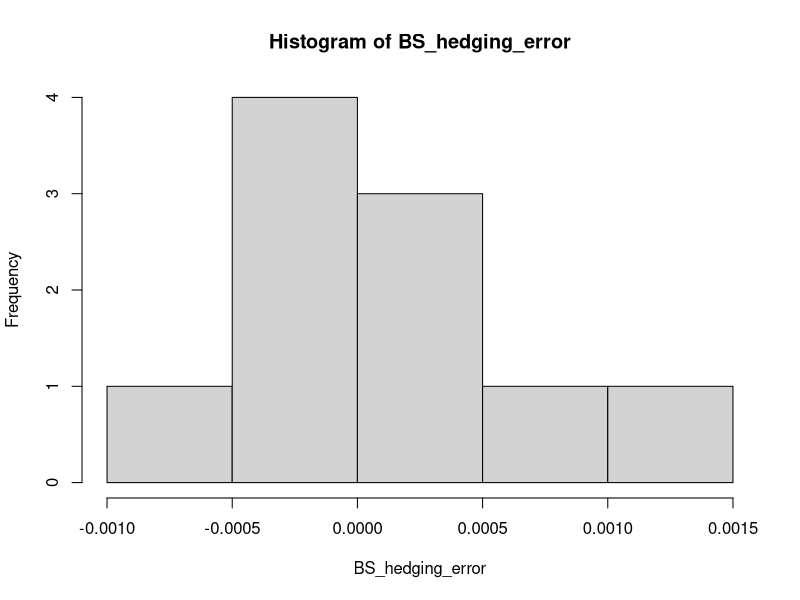
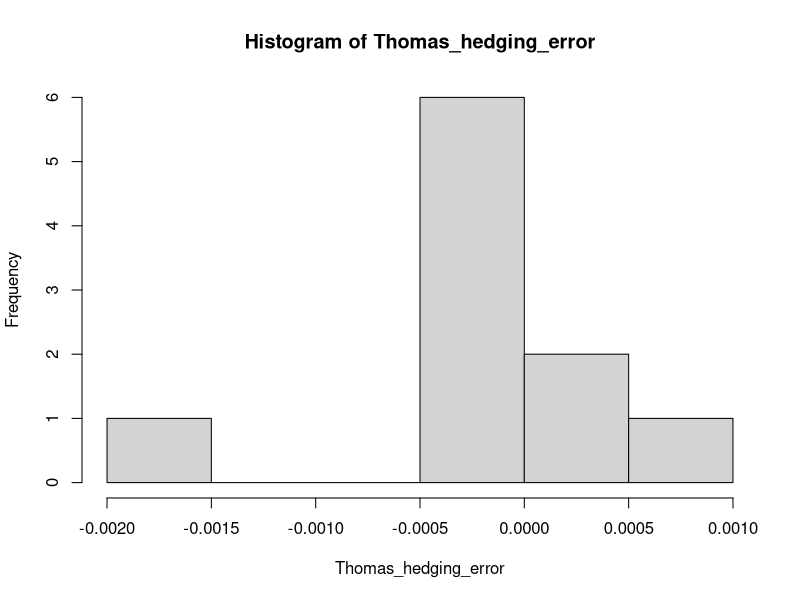
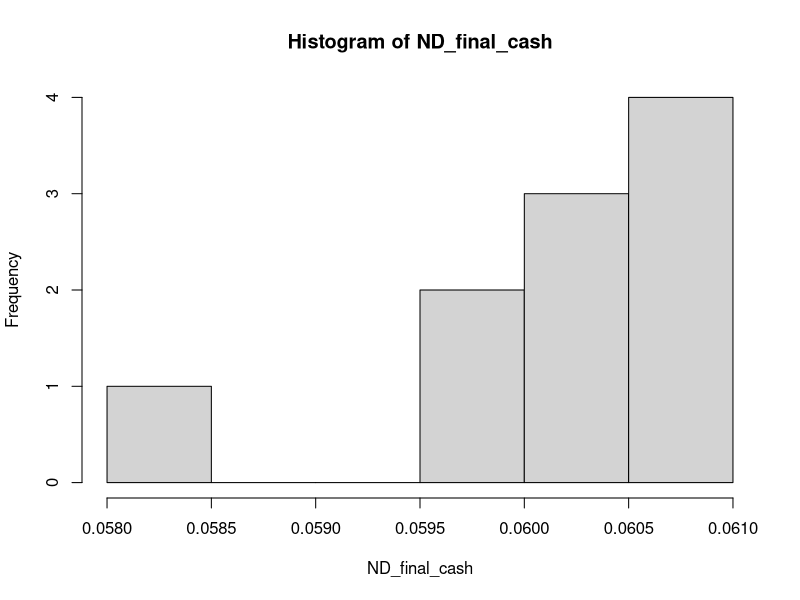
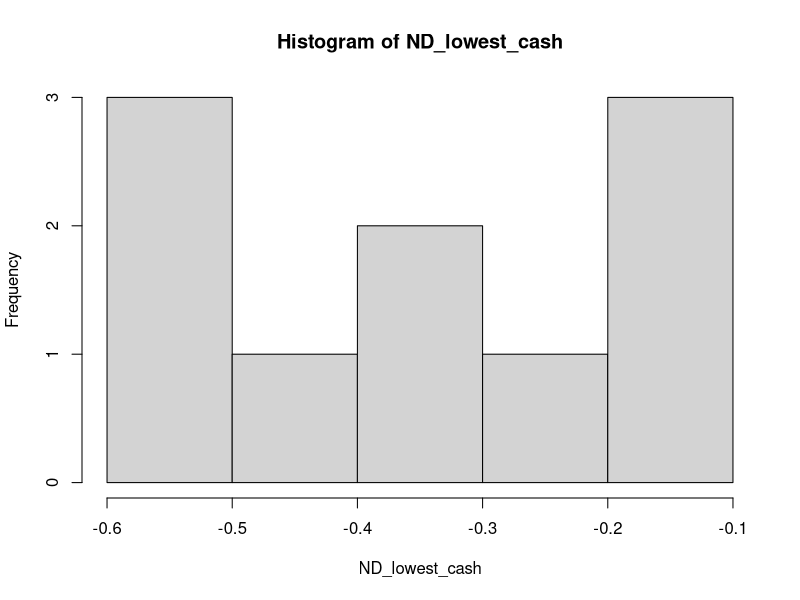

Recreate these plots in R, in order.
#=====================#
# DISCLAIMER
# This  code is provided "as is" and "with all faults" for educational and research use only.  
#   The author makes no representations or warranties of any kind concerning its correctness or 
#   suitability for any particular purposes.  Some numbers and graphs in published papers were
#   produced in Excel, not this code. If you find errors or ways to improve the code, please 
#   let me know at  R.G.ThomasNOSPAM AT kent.ac.uk
#=====================#

# Setting parameters
# To get Figure 6 in paper, use the following parameters here, then set RunNo = 3
#in "Graphing_of_replicating_portfolios.R":

# S = K = 1, b = 0.5, tau = 25, r = 0.015, q = 0.1,  sigma = 0.13, c = -0.0001, h =1, 
# seed = 1930, N = 50,400, nSim = 10.

S <- 1.0 #stock price at time t
K <- 1.0 #strike price  # DOESN'T MATTER for Net-delta (calls) strategy - K (or X) doesn't appear in formula
b <- 0.5 #barrier - for b = K case, set b just slightly less than K, to avoid divisions by zero problems.
tau <- 25 #time to maturity T - t (in years) 
r <- 0.015 #risk-free annual interest rate (convenient to set to zero)
q <- 0.01 #deferment rate (yield) (needs slightly different from r, to avoid division-by-zero problems in theta)
sigma <- 0.13 #annual volatility of the notional GBM price (standard deviation)

c <-  -0.0001 # to investigate limit on trading close to barrier: cannot trade when Y - b < c. 
#It turns out c has only marginal effect
#If don't want limit, set c to tiny neg number is safe (tiny discrepancies otherwise, prob from "Y = b exactly" cases).  
h <- 1 # hedging frequency - hedge every h time steps. Normally I just use 1.

set.seed(1930) #set the seed (if not set, it's taken from the computer clock)
N <- 50400 #N is number of time steps, e.g. 252 x 25 = 6300 steps for every working day over 25 years. 
nSim <- 10 #number of simulations (paths) 

#Check validity of inputs
stopifnot(b <= min(S,K), r!=q, K!=b)

#analytic prices
# z's as in the paper
z1 <- (log(S/K) + (r - q + 0.5*sigma^2)*tau)/(sigma*sqrt(tau))
z2 <- (log(b^2/(K*S)) + (r - q + 0.5*sigma^2)*tau)/(sigma*sqrt(tau))
z3 <- (log(S/b) + (r - q + 0.5*sigma^2)*tau)/(sigma*sqrt(tau))
z4 <- (log(b/S) + (r - q + 0.5*sigma^2)*tau)/(sigma*sqrt(tau))
theta <- 2*(r-q)/sigma^2


BS_call <- S*exp(-q*tau)*pnorm(z1) - K*exp(-r*(tau))*pnorm(z1-sigma*sqrt(tau)) #BS value call
BS_put <- -S*exp(-q*tau)*pnorm(-z1) + K*exp(-r*tau)*pnorm(-z1+sigma*sqrt(tau)) #BS value put

Analytic_barrier_call <- S*exp(-q*tau)*pnorm(z1) - K*exp(-r*(tau))*pnorm(z1-sigma*sqrt(tau))+
1/theta*(S*exp(-q*tau)*(b/S)^(1+theta)*pnorm(z2) - K*exp(-r*(tau))*(K/b)^(theta-1)*pnorm(z2-theta*sigma*sqrt(tau)))

Analytic_barrier_put <- K*exp(-r*tau)*pnorm(-z1+sigma*sqrt(tau)) - S*exp(-q*tau)*pnorm(-z1)-
b*exp(-r*tau)*pnorm(-z3+sigma*sqrt(tau)) + S*exp(-q*tau)*pnorm(-z3)+
1/theta*(b*exp(-r*tau)*pnorm(-z3+sigma*sqrt(tau)) - S*exp(-q*tau)*(b/S)^(1+theta)*(pnorm(z4)-pnorm(z2)) - K*exp(-r*tau)*(K/b)^(theta-1)*pnorm(z2-theta*sigma*sqrt(tau)))

Analytic_forward <- S * exp(-q * tau) - K * exp(-r *tau)

# z's for S = b, for lower limit for C-dashed
z1_dash <- (log(b/K) + (r - q + 0.5*sigma^2)*tau)/(sigma*sqrt(tau))
z2_dash <- (log(b^2/(K*b)) + (r - q + 0.5*sigma^2)*tau)/(sigma*sqrt(tau))
z3_dash <- (log(b/b) + (r - q + 0.5*sigma^2)*tau)/(sigma*sqrt(tau))
z4_dash  <- (log(b/b) + (r - q + 0.5*sigma^2)*tau)/(sigma*sqrt(tau))


Lower_limit_for_C_dashed <- b * exp(-q * tau) - K * exp(-r *tau) + 
    K*exp(-r*tau)*pnorm(-z1_dash+sigma*sqrt(tau)) - b*exp(-q*tau)*pnorm(-z1_dash)-
    b*exp(-r*tau)*pnorm(-z3_dash+sigma*sqrt(tau)) + b*exp(-q*tau)*pnorm(-z3_dash)+
    1/theta*(b*exp(-r*tau)*pnorm(-z3_dash+sigma*sqrt(tau)) - 
    b*exp(-q*tau)*(b/b)^(1+theta)*(pnorm(z4_dash)-pnorm(z2_dash)) - 
    K*exp(-r*tau)*(K/b)^(theta-1)*pnorm(z2_dash-theta*sigma*sqrt(tau)))

  
# Compute the Monte Carlo prices 

dt <- tau/N #length of each time sub interval
Z <-  matrix(rnorm(nSim*N, mean=0, sd=1),nrow = nSim, ncol = N) #standard normal sample of N elements
dW <- Z*sqrt(dt) #Brownian motion increments (nSim simulations) x (N increments)
X <- matrix(numeric(nSim*N), nrow = nSim, ncol = N)
b_as_matrix <- matrix(numeric(nSim*N), nrow = nSim, ncol = N)
B <- matrix(numeric(nSim*N), nrow = nSim, ncol = N)
B_running_max <- matrix(numeric(nSim*N), nrow = nSim, ncol = N)
Y <- matrix(numeric(nSim*N), nrow = nSim, ncol = N)
Y_log_change <- matrix(numeric(nSim*(N-1)), nrow = nSim, ncol = N-1) 
Y_T <- vector(length=nSim) 
Y_T_log_change <- vector(length=nSim)
Intrinsic_value_of_call <-matrix(numeric(nSim*N), nrow = nSim, ncol = N)
Intrinsic_value_of_put <-matrix(numeric(nSim*N), nrow = nSim, ncol = N)
                         
X[,1] <- S
Y[,1] <- S
b_as_matrix[,] <- b
B_running_max[,1] <- b_as_matrix[,1]/X[,1]

Option_payoff_bought_put <- numeric(nSim)

Option_exercise_payment_bought_put <- numeric(nSim)


BS_final_cash <-numeric(nSim)
BS_final_stock <-numeric(nSim)
BS_hedging_error <- numeric(nSim)

Thomas_final_cash <-numeric(nSim)
Thomas_final_stock <-numeric(nSim)
Thomas_hedging_error <- numeric(nSim)

Thomas_call_final_cash <-numeric(nSim)
Thomas_call_final_stock <-numeric(nSim)
Thomas_call_hedging_error <- numeric(nSim)

Lowest_difference_replicating_portfolios <- numeric(nSim)
Lowest_difference_forward_replicating_portfolios <- numeric(nSim)


ND_final_stock <- numeric(nSim)
ND_final_cash <- numeric(nSim)
ND_lowest_cash <- numeric(nSim)
ND_lowest_portfolio_value <- numeric(nSim)
ND_lowest_LTV <- numeric(nSim)

negative_cases <- matrix(nrow = 0, ncol=5)
barrier_touches <- matrix(nrow = 0, ncol=3)
Y_saved <-matrix(nrow=nSim, ncol=N)
ND_cash_account_saved <-matrix(nrow=nSim, ncol=N)
ND_portfolio_value_saved <-matrix(nrow=nSim, ncol=N)
ND_delta_most_recent_permitted_trade_saved <- matrix(nrow=nSim, ncol=N)
ND_LTV_saved <-matrix(nrow=nSim, ncol=N)


#Black-Scholes replication of barrier put    

BS_delta_bought_put <- matrix(numeric(nSim*N), nrow = nSim, ncol = N)
BS_delta_bought_put_most_recent_permitted_trade <- matrix(numeric(nSim*N), nrow = nSim, ncol = N)
BS_stock_position_before_trade <- matrix(numeric(nSim*N), nrow = nSim, ncol = N)
BS_stock_position_after_trade <- matrix(numeric(nSim*N), nrow = nSim, ncol = N)
BS_trade_size <- matrix(numeric(nSim*N), nrow = nSim, ncol = N)
BS_cash_account <- matrix(numeric(nSim*N), nrow = nSim, ncol = N)
BS_replicating_portfolio <- matrix(numeric(nSim*N), nrow = nSim, ncol = N)

BS_delta_bought_put[,1] <- exp(-q*tau)*(pnorm(z1)-1) #negative number
BS_stock_position_after_trade[,1] <- BS_delta_bought_put[1] 
BS_cash_account[,1] <-  -S * BS_delta_bought_put[1] + BS_put 
BS_delta_bought_put_most_recent_permitted_trade[,1] <-BS_delta_bought_put[,1] 
#opening the position always permitted
BS_replicating_portfolio[,1] <- BS_stock_position_after_trade[,1] * Y[,1] + BS_cash_account[,1]
BS_trade_size[,1] <- 0
  
#Thomas put replication 
Thomas_delta_bought_put <- matrix(numeric(nSim*N), nrow = nSim, ncol = N)
Thomas_delta_bought_put_most_recent_permitted_trade <- matrix(numeric(nSim*N), nrow = nSim, ncol = N)
Thomas_stock_position_after_trade <- matrix(numeric(nSim*N), nrow = nSim, ncol = N)
Thomas_trade_size <- matrix(numeric(nSim*N), nrow = nSim, ncol = N)
Thomas_cash_account <- matrix(numeric(nSim*N), nrow = nSim, ncol = N)
Thomas_replicating_portfolio <- matrix(numeric(nSim*N), nrow = nSim, ncol = N)
Thomas_replicating_portfolio_log_change <- matrix(numeric(nSim*(N-1)), nrow = nSim, ncol = N-1)
Thomas_synthetic_call_replicating_portfolio <- matrix(numeric(nSim*N), nrow = nSim, ncol = N)
Difference_put_replicating_portfolios <- matrix(numeric(nSim*N), nrow = nSim, ncol = N)

Thomas_z1 <- matrix(numeric(nSim*N), nrow = nSim, ncol = N)
Thomas_z2 <- matrix(numeric(nSim*N), nrow = nSim, ncol = N)
Thomas_z3 <- matrix(numeric(nSim*N), nrow = nSim, ncol = N)
Thomas_z4 <- matrix(numeric(nSim*N), nrow = nSim, ncol = N)
  
Thomas_delta_bought_put[,1] <- exp(-q*tau)*(pnorm(z1) - pnorm(z3) + (b/S)^(1+theta)*(pnorm(z4)-pnorm(z2)))
Thomas_stock_position_after_trade[,1] <- Thomas_delta_bought_put[,1] # same as above
Thomas_cash_account[,1] <- - S * Thomas_delta_bought_put[,1] + Analytic_barrier_put 
#first term is positive, becasue for a bought put we go short the asset. 
Thomas_replicating_portfolio[,1] <- Thomas_stock_position_after_trade[,1] * Y[,1] + 
                                   Thomas_cash_account[,1]
Thomas_delta_bought_put_most_recent_permitted_trade[,1] <-Thomas_delta_bought_put[,1] 
#opening the position always permitted
Thomas_trade_size[,1] <- 0

Thomas_synthetic_call_replicating_portfolio[,1] <-  Thomas_stock_position_after_trade[,1] *Y[,1]+
  Thomas_cash_account[,1] +
  Y[,1]*exp(-q*tau) - K*exp(-r*tau)


#Thomas call replication

Thomas_delta_bought_call <- matrix(numeric(nSim*N), nrow = nSim, ncol = N)
Thomas_delta_bought_call_most_recent_permitted_trade <- matrix(numeric(nSim*N), nrow = nSim, ncol = N)
Thomas_call_stock_position_after_trade <- matrix(numeric(nSim*N), nrow = nSim, ncol = N)
Thomas_call_trade_size <- matrix(numeric(nSim*N), nrow = nSim, ncol = N)
Thomas_call_cash_account <- matrix(numeric(nSim*N), nrow = nSim, ncol = N)
Thomas_call_replicating_portfolio <- matrix(numeric(nSim*N), nrow = nSim, ncol = N)
Thomas_synthetic_put_replicating_portfolio <- matrix(numeric(nSim*N), nrow = nSim, ncol = N)
Thomas_synthetic_put_replicating_portfolio_log_change <- matrix(numeric(nSim*(N-1)), nrow = nSim, ncol = N-1)
Difference_call_replicating_portfolios <- matrix(numeric(nSim*N), nrow = nSim, ncol = N)

#Forward F' and synthetic forward F, replication

Forward_replicating_portfolio <- matrix(numeric(nSim*N), nrow = nSim, ncol = N)
Forward_replicating_portfolio_log_change <- matrix(numeric(nSim*(N-1)), nrow = nSim, ncol = N-1)
Synthetic_forward_replicating_portfolio <- matrix(numeric(nSim*N), nrow = nSim, ncol = N)
Synthetic_forward_replicating_portfolio_log_change <- matrix(numeric(nSim*(N-1)), nrow = nSim, ncol = N-1)
Difference_forward_replicating_portfolios <- matrix(numeric(nSim*N), nrow = nSim, ncol = N)

Thomas_delta_bought_call <- matrix(numeric(nSim*N), nrow = nSim, ncol = N)
Thomas_delta_bought_call_most_recent_permitted_trade <- matrix(numeric(nSim*N), nrow = nSim, ncol = N)
Thomas_call_stock_position_after_trade <- matrix(numeric(nSim*N), nrow = nSim, ncol = N)
Thomas_call_trade_size <- matrix(numeric(nSim*N), nrow = nSim, ncol = N)
Thomas_call_cash_account <- matrix(numeric(nSim*N), nrow = nSim, ncol = N)
Thomas_call_replicating_portfolio <- matrix(numeric(nSim*N), nrow = nSim, ncol = N)

Thomas_synthetic_put_replicating_portfolio <- matrix(numeric(nSim*N), nrow = nSim, ncol = N)
Thomas_synthetic_put_replicating_portfolio_log_change <- matrix(numeric(nSim*(N-1)), nrow = nSim, ncol = N-1)
Interim_rolled_up_difference_in_analytic_call_prices <- matrix(numeric(nSim*N), nrow = nSim, ncol = N)
Thomas_synthetic_call_replicating_portfolio_as_multiple_of_rolled_up_difference_in_analytic_call_prices <- 
  matrix(numeric(nSim*N), nrow = nSim, ncol = N)
Thomas_synthetic_call_replicating_portfolio_minus_intrinsic_value_of_call <- 
  matrix(numeric(nSim*N), nrow = nSim, ncol = N)
Thomas_call_replicating_portfolio_minus_intrinsic_value_of_call <- matrix(numeric(nSim*N), nrow = nSim, ncol = N)

Thomas_delta_bought_call[,1] <- exp(-q*tau)*(pnorm(z1) - (b/S)^(1+theta)*pnorm(z2))
#using z1, z2 from top of program...OK at time 1.
Thomas_call_stock_position_after_trade[,1] <- Thomas_delta_bought_call[,1] # same as above
Thomas_call_cash_account[,1] <- -S * Thomas_delta_bought_call[,1] + Analytic_barrier_call 
#Negative number, as for BS, for low barrier. Can be positive for high barrier (when
#the delta of the Thomas call gets low).
Thomas_call_replicating_portfolio[,1] <- Thomas_call_stock_position_after_trade[,1] * Y[,1] + 
  Thomas_call_cash_account[,1]
Thomas_delta_bought_call_most_recent_permitted_trade[,1] <- Thomas_delta_bought_call[,1] 
#opening the position always permitted
Thomas_call_trade_size[,1] <- 0

Thomas_synthetic_put_replicating_portfolio[,1] <-  Thomas_call_replicating_portfolio[,1] -
                                                     (Y[,1]*exp(-q*tau) - K*exp(-r*tau))

Difference_put_replicating_portfolios[,1] <- Thomas_synthetic_put_replicating_portfolio[,1] - 
                                                Thomas_replicating_portfolio[,1]  

Interim_rolled_up_difference_in_analytic_call_prices[,1] <- Analytic_barrier_call - 
                                                           (Analytic_forward + Analytic_barrier_put)

Thomas_synthetic_call_replicating_portfolio_as_multiple_of_rolled_up_difference_in_analytic_call_prices[,1] <-
  Thomas_synthetic_call_replicating_portfolio[,1] /  Interim_rolled_up_difference_in_analytic_call_prices[,1]


#Forward F and synthetic forward F*, replication
Forward_replicating_portfolio[,1] <- Y[,1]* exp(-q * tau) - K * exp(-r*tau)
Synthetic_forward_replicating_portfolio[,1] <- Thomas_call_replicating_portfolio[,1] -
                 Thomas_replicating_portfolio[,1]
Difference_forward_replicating_portfolios[,1] <- Synthetic_forward_replicating_portfolio[,1] -
                                                     Forward_replicating_portfolio[,1]
                                   

#Net delta (ND)
ND_delta <- matrix(numeric(nSim*N), nrow = nSim, ncol = N)
ND_delta_most_recent_permitted_trade <- matrix(numeric(nSim*N), nrow = nSim, ncol = N)
ND_stock_position_before_trade <- matrix(numeric(nSim*N), nrow = nSim, ncol = N)
ND_stock_position_after_trade <- matrix(numeric(nSim*N), nrow = nSim, ncol = N)
ND_trade_size <- matrix(numeric(nSim*N), nrow = nSim, ncol = N)
ND_cash_account <- matrix(numeric(nSim*N), nrow = nSim, ncol = N)
ND_portfolio_value <- matrix(numeric(nSim*N), nrow = nSim, ncol = N)
ND_stock_value_after_trade <- matrix(numeric(nSim*N), nrow = nSim, ncol = N)
ND_stock_value_log_change <- matrix(numeric(nSim*(N-1)), nrow = nSim, ncol = N-1)
ND_LTV <- matrix(numeric(nSim*N), nrow = nSim, ncol = N)

ND_delta[,1] <- exp(-q*tau)*(1 - pnorm(z3) + (b/S)^(1+theta)*(pnorm(z4)))
ND_stock_position_after_trade[,1] <- ND_delta[,1]
ND_cash_account[,1] <-  -S *ND_delta[,1] # DON'T put initial put valuation here - just
#doing the delta hedging WITHOUT replicating the two offsetting strikes.
ND_portfolio_value[,1] <-  ND_cash_account[,1] + ND_stock_position_after_trade[,1] *Y[,1]
ND_stock_value_after_trade[,1] <-  ND_stock_position_after_trade[,1] *Y[,1]
ND_delta_most_recent_permitted_trade[,1] <- ND_delta[,1]
ND_trade_size[,1] <- 0

  
#Then do the loop - with hedging every h time steps
  
for(j in 2:N){
    
    X[,j] <- X[,j-1]*exp((r - q -0.5 * sigma^2)*dt + sigma*dW[,j]) 
    B[,j] <- b_as_matrix[,j]/X[,j]
    B_running_max[,j] <- ifelse(B[,j] > B_running_max[,j-1], B[,j], B_running_max[,j-1])
    Y[,j] <- X[,j]*pmax(1,B_running_max[,j])
    Y_log_change[,j-1] <- log(Y[,j]) - log(Y[,j-1]) 
    
    #First for BS put hedging 
   
      # If(j %% h > 0) branch (j modulo h) says: if we're not at a hedging day, 
      #  just maintain the existing cash and stock positions.
      
    
      if(j %% h > 0) {
        BS_cash_account[,j] <- BS_cash_account[,j-1] * exp(r*dt) + BS_stock_position_after_trade[,j-1] *Y[,j] * q *dt 
        BS_stock_position_after_trade[,j] <- BS_stock_position_after_trade[,j-1]
        BS_delta_bought_put_most_recent_permitted_trade[,j] <- BS_delta_bought_put_most_recent_permitted_trade[,j-1]
        
      }else{
        
        BS_delta_bought_put[,j] <- exp(-q*tau*(1-j/N))*(pnorm((log(Y[,j]/K) + 
                                     (r- q +0.5*sigma^2)*(tau*(1-j/N)))/(sigma*sqrt(tau*(1-j/N))))-1)
        
        BS_trade_size[,j] <- ifelse(Y[,j] - b < c, 0, BS_delta_bought_put[,j] - 
                                      BS_delta_bought_put_most_recent_permitted_trade[,j-1])
        BS_stock_position_after_trade[,j] <- BS_stock_position_after_trade[,j-1] + BS_trade_size[,j] 
        BS_cash_account[,j] <- BS_cash_account[,j-1] * exp(r*dt) + 
                                 BS_stock_position_after_trade[,j-1] *Y[,j] * q *dt - BS_trade_size[,j] * Y[,j] 
        BS_delta_bought_put_most_recent_permitted_trade[,j] <- ifelse(Y[,j] - b < c, 
                                                                BS_delta_bought_put_most_recent_permitted_trade[,j-1],
                                                                 BS_delta_bought_put[,j]) 
        BS_replicating_portfolio[,j] <- BS_stock_position_after_trade[,j] *Y[,j] + BS_cash_account[,j]
        
      }    


    #Then for Thomas put hedging
    
    Thomas_z1[,j] <-(log(Y[,j]/K) +(r - q +0.5*sigma^2)*(tau*(1-j/N)))/(sigma*sqrt(tau*(1-j/N)))
    Thomas_z2[,j] <-(log(b^2/(K*Y[,j])) +(r - q +0.5*sigma^2)*(tau*(1-j/N)))/(sigma*sqrt(tau*(1-j/N)))
    Thomas_z3[,j] <-(log(Y[,j]/b) +(r - q + 0.5*sigma^2)*(tau*(1-j/N)))/(sigma*sqrt(tau*(1-j/N)))
    Thomas_z4[,j] <-(log(b/Y[,j]) +(r - q + 0.5*sigma^2)*(tau*(1-j/N)))/(sigma*sqrt(tau*(1-j/N)))
 
    if(j %% h > 0) {
      Thomas_cash_account[,j] <- Thomas_cash_account[,j-1] * exp(r*dt) + 
                                   Thomas_stock_position_after_trade[,j-1] *Y[,j] * q *dt
      Thomas_stock_position_after_trade[,j] <- Thomas_stock_position_after_trade[,j-1]
      Thomas_delta_bought_put_most_recent_permitted_trade[,j] <- Thomas_delta_bought_put_most_recent_permitted_trade[,j-1]
    
       }else{
    
           if (j!=N) {
           Thomas_delta_bought_put[,j] <- exp(-q*tau*(1-j/N))*(pnorm(Thomas_z1[,j]) - pnorm(Thomas_z3[,j]) +
             (b/Y[,j])^(1+theta) * (pnorm(Thomas_z4[,j]) - pnorm(Thomas_z2[,j])))
           } else {
           Thomas_delta_bought_put[,j] <- ifelse(K < Y[,j], -1, 0)
          
            }
    
       Thomas_trade_size[,j] <- ifelse(Y[,j] - b < c, 0, Thomas_delta_bought_put[,j] - 
                                         Thomas_delta_bought_put_most_recent_permitted_trade[,j-1])
       Thomas_stock_position_after_trade[,j] <- Thomas_stock_position_after_trade[,j-1] + Thomas_trade_size[,j]
       Thomas_cash_account[,j] <- Thomas_cash_account[,j-1] * exp(r*dt) + 
                                     Thomas_stock_position_after_trade[,j-1] *Y[,j] * q *dt -
                                     Thomas_trade_size[,j] * Y[,j]
    
       Thomas_delta_bought_put_most_recent_permitted_trade[,j] <- ifelse(Y[,j] - b < c, 
             Thomas_delta_bought_put_most_recent_permitted_trade[,j-1], Thomas_delta_bought_put[,j])
    
       #Now set the delta manually if at last step
       if (j!=N) {
         Thomas_replicating_portfolio[,j] <- Thomas_stock_position_after_trade[,j] *Y[,j] +
           Thomas_cash_account[,j]
       }else{
         Thomas_replicating_portfolio[,j] <-  Thomas_delta_bought_put[,j]*Y[,j] +
           Thomas_cash_account[,j]
       }
       
       
    if (j!=N) {
      Thomas_synthetic_call_replicating_portfolio[,j] <- Thomas_stock_position_after_trade[,j]*Y[,j] +
        Thomas_cash_account[,j] + Y[,j]*exp(-q*tau*(1-j/N)) - K * exp(-r*tau*(1-j/N))
    }else{
      Thomas_synthetic_call_replicating_portfolio[,j] <-  Thomas_delta_bought_put[,j]*Y[,j] +
        Thomas_cash_account[,j] + Y[,j]*exp(-q*tau*(1-j/N)) - K * exp(-r*tau*(1-j/N))
      
    }
    # set the delta manually if at last step
    
    Interim_rolled_up_difference_in_analytic_call_prices[,j] <- 
         (Analytic_barrier_call - (Analytic_forward + Analytic_barrier_put))*exp(r * tau * j/N)
    
    Thomas_synthetic_call_replicating_portfolio_as_multiple_of_rolled_up_difference_in_analytic_call_prices[,j] <-
        Thomas_synthetic_call_replicating_portfolio[,j] /  Interim_rolled_up_difference_in_analytic_call_prices[,j]
    
    Intrinsic_value_of_call[,j] <- pmax(Y[,j]- K,0)
    Intrinsic_value_of_put[,j] <- pmax(K - Y[,j],0)
    
    Thomas_synthetic_call_replicating_portfolio_minus_intrinsic_value_of_call[,j] <-
      Thomas_synthetic_call_replicating_portfolio[,j] - Intrinsic_value_of_call[,j]
      
    }
    
     #Then for Thomas call hedging 
    
    # Already calculated the required column of z_1[,j] and column of z_2[,j] above

    if(j %% h > 0) {
      Thomas_call_cash_account[,j] <- Thomas_call_cash_account[,j-1] * exp(r*dt) + Thomas_call_stock_position_after_trade[,j-1] *Y[,j] * q *dt
      Thomas_call_stock_position_after_trade[,j] <- Thomas_call_stock_position_after_trade[,j-1]
      Thomas_delta_bought_call_most_recent_permitted_trade[,j] <- Thomas_delta_bought_call_most_recent_permitted_trade[,j-1]    
     
       }else{
      
      
          if (j!=N) {
          Thomas_delta_bought_call[,j] <- exp(-q*tau*(1-j/N))*(pnorm(Thomas_z1[,j]) -
                                                             (b/Y[,j])^(1+theta) * pnorm(Thomas_z2[,j]))
           } else {
          Thomas_delta_bought_call[,j] <- ifelse(K < Y[,j], 1, 0)
          }
    # Setting the final delta manually avoids the deep bug of z2, z3, z4 evaluating as 0/0 if Y_T[i,j]] = b 
    #   and time remaining = 0. 
    
       
         Thomas_call_trade_size[,j] <- ifelse(Y[,j] - b < c, 0, Thomas_delta_bought_call[,j] - Thomas_delta_bought_call_most_recent_permitted_trade[,j-1])
         Thomas_call_stock_position_after_trade[,j] <- Thomas_call_stock_position_after_trade[,j-1] + Thomas_call_trade_size[,j]
         Thomas_call_cash_account[,j] <- Thomas_call_cash_account[,j-1] * exp(r*dt) + Thomas_call_stock_position_after_trade[,j-1] *Y[,j] * q *dt -
                                          Thomas_call_trade_size[,j] * Y[,j]
         
         Thomas_delta_bought_call_most_recent_permitted_trade[,j] <- ifelse(Y[,j] - b < c, 
                 Thomas_delta_bought_call_most_recent_permitted_trade[,j-1], Thomas_delta_bought_call[,j])        
         
         #Now set the delta manually if at last step
         if (j!=N) {
         Thomas_call_replicating_portfolio[,j] <- Thomas_call_stock_position_after_trade[,j] *Y[,j] +
                                                      Thomas_call_cash_account[,j]
         }else{
          Thomas_call_replicating_portfolio[,j] <-  Thomas_delta_bought_call[,j]*Y[,j] +
                                                       Thomas_call_cash_account[,j]
          }
         
         if (j!=N) {
           Thomas_synthetic_put_replicating_portfolio[,j] <- Thomas_call_replicating_portfolio[,j] -
                                                               (Y[,j]*exp(-q*tau*(1-j/N)) - K * exp(-r*tau*(1-j/N)))
         }else{
           Thomas_synthetic_put_replicating_portfolio[,j] <-  Thomas_delta_bought_call[,j]*Y[,j] +
             Thomas_call_cash_account[,j] - (Y[,j]*exp(-q*tau*(1-j/N)) - K * exp(-r*tau*(1-j/N)))
         } 
         #Synthetic put has to go here, where call calc has just been done
         
         Difference_put_replicating_portfolios[,j] <- Thomas_synthetic_put_replicating_portfolio[,j] - 
                                                         Thomas_replicating_portfolio[,j] 
         
         Difference_call_replicating_portfolios[,j] <- Thomas_call_replicating_portfolio[,j] - 
                                                         Thomas_synthetic_call_replicating_portfolio[,j]  
         
         
         Thomas_call_replicating_portfolio_minus_intrinsic_value_of_call[,j] <-
           Thomas_call_replicating_portfolio[,j] - Intrinsic_value_of_call[,j]
         
         
         
       }     
    
    #Forward F and synthetic forward F*, replication
    
    Forward_replicating_portfolio[,j] <- Y[,j]*exp(-q*tau*(1-j/N)) - K * exp(-r*tau*(1-j/N))
    Synthetic_forward_replicating_portfolio[,j] <-  Thomas_call_replicating_portfolio[,j] -
                                                         Thomas_replicating_portfolio[,j]
    
    Forward_replicating_portfolio_log_change[,j-1] <- log(Y[,j]) - log(Y[,j-1])
    # only the change in the stock position counts as volatility, not the flow of yield or interest
    Synthetic_forward_replicating_portfolio_log_change[,j-1] <- 
      log(max(abs(Thomas_call_stock_position_after_trade[,j] - Thomas_stock_position_after_trade[,j]) *Y[,j], 0.0000001)) -  
      (log(max(abs(Thomas_call_stock_position_after_trade[,j-1] - Thomas_stock_position_after_trade[,j-1]) *Y[,j-1], 0.0000001)))
    #ditto  
        
    Difference_forward_replicating_portfolios[,j] <- Synthetic_forward_replicating_portfolio[,j] -
                                                         Forward_replicating_portfolio[,j]
    
    #Then for the Net Delta 

   
        if(j %% h > 0) {
          ND_cash_account[,j] <- ND_cash_account[,j-1] * exp(r*dt) + ND_stock_position_after_trade[,j-1] *Y[,j] * q *dt
          ND_stock_position_after_trade[,j] <- ND_stock_position_after_trade[,j-1]
          ND_delta_most_recent_permitted_trade[,j] <- ND_delta_most_recent_permitted_trade[,j-1]
          
        }else{
          if (j!=N) {
            ND_delta[,j] <- exp(-q*tau*(1-j/N))*(1 - pnorm(Thomas_z3[,j]) +
                                                   (b/Y[,j])^(1+theta) * (pnorm(Thomas_z4[,j])))
          } else {
            ND_delta[,j] <- 0 # The net delta at maturity must be 0
          }
        
        }   
        
        
        ND_trade_size[,j] <- ifelse(Y[,j] - b < c, 0, ND_delta[,j] - ND_delta_most_recent_permitted_trade[,j-1])
        ND_stock_position_after_trade[,j] <- ND_stock_position_after_trade[,j-1] + ND_trade_size[,j]
        ND_cash_account[,j] <- ND_cash_account[,j-1] * exp(r*dt) + ND_stock_position_after_trade[,j-1] *Y[,j] * q *dt -
                      ND_trade_size[,j] * Y[,j]
        ND_portfolio_value[,j] <- ND_cash_account[,j] + ND_stock_position_after_trade[,j]*Y[,j]
        ND_stock_value_after_trade[,j] <- ND_stock_position_after_trade[,j]*Y[,j]
        ND_stock_value_log_change[,j-1] <- 
                  log(max(ND_stock_value_after_trade[,j]*Y[,j], 0.0000001)) -
                                   log(max(ND_stock_value_after_trade[,j-1]*Y[,j-1], 0.0000001))         
        
        
        
        ND_LTV[,j] <- pmin(ND_cash_account[,j],0)/(ND_stock_position_after_trade[,j] *Y[,j])
        
        
        ND_delta_most_recent_permitted_trade[,j] <- ifelse (Y[,j] - b < c, 
                ND_delta_most_recent_permitted_trade[,j-1], ND_delta[,j])

      
} # end of N steps


#=================#
   

ND_LTV[,N] <- 0 
# Set every LTV to 0 at time N (else stock position going to zero at time N gives spuriously large LTV)
  
Y_T <- Y[,N]

Y_T_log_change <- log(Y[,N]) - log(Y[,1])
  
 
Option_payoff_bought_put <-  pmax(K - Y_T,0)# pmax is "parallel maximum" of 2 vectors.
Option_payoff_bought_call <- pmax(Y_T - K,0)
  
#First for BS replication

BS_final_cash <- BS_cash_account[,j]
BS_final_stock <-  BS_stock_position_after_trade[,j]


BS_hedging_error <- ((BS_final_cash + BS_final_stock * Y_T) - Option_payoff_bought_put)
# ("proceeds of replication scheme" - "option payoff")

#Then for Thomas bought put replication
  

Thomas_final_cash <-  Thomas_cash_account[,j]

Thomas_final_stock <-  Thomas_stock_position_after_trade[,j]

Thomas_hedging_error <- (Thomas_final_cash + Thomas_final_stock * Y_T) - Option_payoff_bought_put
  

#Then for Thomas bought call replication

Thomas_call_final_cash <- Thomas_call_cash_account[,j]
Thomas_call_final_stock <-  Thomas_call_stock_position_after_trade[,j]


Thomas_call_hedging_error <- ((Thomas_call_final_cash + Thomas_call_final_stock * Y_T) - Option_payoff_bought_call)

Lowest_forward_replicating_portfolio <- apply(Forward_replicating_portfolio,1,min)
Time_of_lowest_forward_replicating_portfolio <- apply(Forward_replicating_portfolio,1,which.min)

Lowest_Thomas_synthetic_call_replicating_portfolio <- apply(Thomas_synthetic_call_replicating_portfolio,1,min)
Time_of_lowest_Thomas_synthetic_call_replicating_portfolio <- 
  apply(Thomas_synthetic_call_replicating_portfolio,1,which.min)


Lowest_Thomas_synthetic_call_replicating_portfolio_as_multiple_of_rolled_up_difference_in_analytic_call_prices <-
  apply(Thomas_synthetic_call_replicating_portfolio_as_multiple_of_rolled_up_difference_in_analytic_call_prices,1,min)
Time_of_lowest_Thomas_synthetic_call_replicating_portfolio_as_multiple_of_rolled_up_difference_in_analytic_call_prices <-
  apply(Thomas_synthetic_call_replicating_portfolio_as_multiple_of_rolled_up_difference_in_analytic_call_prices,1,which.min)

Lowest_Thomas_synthetic_call_replicating_portfolio_minus_intrinsic_value_of_call <-
      apply(Thomas_synthetic_call_replicating_portfolio_minus_intrinsic_value_of_call,1,min)
Time_of_lowest_Thomas_synthetic_call_replicating_portfolio_minus_intrinsic_value_of_call <-
      apply(Thomas_synthetic_call_replicating_portfolio_minus_intrinsic_value_of_call,1,which.min)

Lowest_Thomas_call_replicating_portfolio_minus_intrinsic_value_of_call <-
  apply(Thomas_call_replicating_portfolio_minus_intrinsic_value_of_call,1,min)
Time_of_lowest_Thomas_call_replicating_portfolio_minus_intrinsic_value_of_call <-
  apply(Thomas_call_replicating_portfolio_minus_intrinsic_value_of_call,1,which.min)


Lowest_difference_put_replicating_portfolios <- apply(Difference_put_replicating_portfolios,1,min)
Lowest_difference_call_replicating_portfolios <- apply(Difference_call_replicating_portfolios,1,min)
Lowest_difference_forward_replicating_portfolios <- apply(Difference_forward_replicating_portfolios,1,min)

#Then for the Net Delta

ND_final_cash <- ND_cash_account[,j] + ND_stock_position_after_trade[,j] *Y[,j]


ND_lowest_cash <- apply(ND_cash_account,1,min) # returns vector: the lowest values from each row of the matrix
ND_lowest_portfolio_value <- apply(ND_portfolio_value,1,min)
Time_of_lowest_ND_portfolio_value <- apply(ND_portfolio_value,1,which.min)
ND_lowest_LTV <- apply(ND_LTV,1,min)
  

# STORING CASES WHERE BARRIER IS TOUCHED, IF WANT TO INSPECT (but it turns out there is nothing very interesting)
  
#if(sum(Y - b < 1e-6) > 0){
#
# barrier_touches <- rbind(barrier_touches, c(k, sum(Y[,]-b < 1e-6), round(ND_final_cash[k], digits=5)))
#
#  }
  
#break statement if want to stop and inspect a case - set number to the case number
#if (k+1 > 1288) break
  
#sTORING DETAILS OF NEGATIVE CASES
  
#  if (ND_final_cash[k] < 0) {
#    
#    negative_cases <- rbind(negative_cases, c(k, sum(Y-b < 1e-6), round(ND_final_cash[k], digits=5),
#                         round(ND_lowest_portfolio_value[k], digits=5), round(ND_lowest_LTV[k], digits=5)))
#    Y_saved[k,] <- Y #only way can get this to work - silly
#    ND_cash_account_saved[k,] <-ND_cash_account
#    ND_portfolio_value_saved[k,] <-ND_portfolio_value
#    ND_delta_most_recent_permitted_trade_saved[k,] <- ND_delta_most_recent_permitted_trade
#    
#    ND_LTV_saved[k,] <- ND_LTV
    
#  }
  

payoff_expiry_call <-pmax(Y_T-K,0) 
expected_payoff_call <- mean(payoff_expiry_call)
Monte_Carlo_call_price <- exp(-r*(tau))*expected_payoff_call

payoff_expiry_put <-pmax(K-Y_T,0) 
expected_payoff_put <- mean(payoff_expiry_put)
Monte_Carlo_put_price <- exp(-r*(tau))*expected_payoff_put

#First meansn for BS 
Mean_BS_final_cash <-mean(BS_final_cash)
Max_BS_final_cash <- max(BS_final_cash)
Min_BS_final_cash <- min(BS_final_cash)
Mean_BS_hedging_error <- mean(abs(BS_hedging_error))

#Then means for Thomas put
Thomas_mean_final_cash <-mean(Thomas_final_cash)
Thomas_max_final_cash <- max(Thomas_final_cash)
Thomas_min_final_cash <- min(Thomas_final_cash)
Thomas_mean_hedging_error <- mean(abs(Thomas_hedging_error))

#Then means for Thomas call
Thomas_call_mean_final_cash <-mean(Thomas_call_final_cash)
Thomas_call_max_final_cash <- max(Thomas_call_final_cash)
Thomas_call_min_final_cash <- min(Thomas_call_final_cash)
Thomas_call_mean_hedging_error <- mean(abs(Thomas_call_hedging_error))

#Then for ND
ND_mean_lowest_cash <-mean(ND_lowest_cash)
ND_min_lowest_cash <- min(ND_lowest_cash)
ND_mean_lowest_portfolio_value <- mean(ND_lowest_portfolio_value)
ND_min_lowest_portfolio_value <- min(ND_lowest_portfolio_value)
ND_mean_final_cash <- mean(ND_final_cash)
ND_mean_lowest_LTV <- mean(ND_lowest_LTV)
ND_min_lowest_LTV <- min(ND_lowest_LTV)
ND_min_final_cash <- min(ND_final_cash)
ND_count_below_zero <- sum(ND_final_cash<0)
Row_no_of_the_ND_min_lowest_portfolio_value <-  which.min(ND_lowest_portfolio_value)
Time_of_lowest_in_min_row_for_ND_portfolio_value  <-
  Time_of_lowest_ND_portfolio_value[Row_no_of_the_ND_min_lowest_portfolio_value]

Ratio_call <- Monte_Carlo_call_price/Analytic_barrier_call
Ratio_put <- Monte_Carlo_put_price/Analytic_barrier_put

Y_SD_log_change <- sqrt(1/tau * N) * mean(apply(Y_log_change,1,sd))
Thomas_replicating_portfolio_SD_log_change <- sqrt(1/tau * N)*
                                        mean(apply(Thomas_replicating_portfolio_log_change,1,sd))
Thomas_synthetic_put_replicating_portfolio_SD_log_change <- sqrt(1/tau * N)* 
                                        mean(apply(Thomas_synthetic_put_replicating_portfolio_log_change,1,sd))
Thomas_synthetic_put_multiple <- 
  Thomas_synthetic_put_replicating_portfolio_SD_log_change / Thomas_replicating_portfolio_SD_log_change


Y_T_SD_log_change <- sqrt((1/tau * N)/N)* sd(Y_T_log_change)

Mean_lowest_forward_replicating_portfolio <- mean(Lowest_forward_replicating_portfolio)
Min_lowest_forward_replicating_portfolio <- min(Lowest_forward_replicating_portfolio)
Row_no_of_the_min_forward_replicating_portfolio <-
  which.min(Lowest_forward_replicating_portfolio)
Time_of_lowest_in_min_row_for_forward_replicating_portfolio  <-
  Time_of_lowest_forward_replicating_portfolio[Row_no_of_the_min_forward_replicating_portfolio]


Mean_lowest_Thomas_synthetic_call_replicating_portfolio <- mean(Lowest_Thomas_synthetic_call_replicating_portfolio)
Min_lowest_Thomas_synthetic_call_replicating_portfolio <- min(Lowest_Thomas_synthetic_call_replicating_portfolio)
Row_no_of_the_min_Thomas_synthetic_call_replicating_portfolio <-
  which.min(Lowest_Thomas_synthetic_call_replicating_portfolio)
Time_of_lowest_Thomas_synthetic_call_replicating_portfolio  <-
  Time_of_lowest_Thomas_synthetic_call_replicating_portfolio[Row_no_of_the_min_Thomas_synthetic_call_replicating_portfolio]

Difference_with_initial_C_dashed_plus_ND_lowest_portfolio_value_for_same_row <-
  Min_lowest_Thomas_synthetic_call_replicating_portfolio -
  (ND_lowest_portfolio_value[Row_no_of_the_min_Thomas_synthetic_call_replicating_portfolio] + 
  (Analytic_forward + Analytic_barrier_put))

Mean_lowest_Thomas_synthetic_call_replicating_portfolio_as_multiple_of_rolled_up_difference_in_analytic_call_prices <-
    mean(Lowest_Thomas_synthetic_call_replicating_portfolio_as_multiple_of_rolled_up_difference_in_analytic_call_prices)
Min_lowest_Thomas_synthetic_call_replicating_portfolio_as_multiple_of_rolled_up_difference_in_analytic_call_prices <-
    min(Lowest_Thomas_synthetic_call_replicating_portfolio_as_multiple_of_rolled_up_difference_in_analytic_call_prices)
Row_no_of_the_min_ratio_for_rolled_up_difference <-
    which.min(Lowest_Thomas_synthetic_call_replicating_portfolio_as_multiple_of_rolled_up_difference_in_analytic_call_prices)
Time_of_lowest_in_min_row_for_rolled_up_difference  <-
    Time_of_lowest_Thomas_synthetic_call_replicating_portfolio_as_multiple_of_rolled_up_difference_in_analytic_call_prices[Row_no_of_the_min_ratio_for_rolled_up_difference]

Mean_lowest_Thomas_synthetic_call_replicating_portfolio_minus_intrinsic_value_of_call <-
  mean(Lowest_Thomas_synthetic_call_replicating_portfolio_minus_intrinsic_value_of_call)
Min_lowest_Thomas_synthetic_call_replicating_portfolio_minus_intrinsic_value_of_call <-
    min(Lowest_Thomas_synthetic_call_replicating_portfolio_minus_intrinsic_value_of_call)
Row_no_of_the_min_for_intrinsic_value <-
  which.min(Lowest_Thomas_synthetic_call_replicating_portfolio_minus_intrinsic_value_of_call)
Time_of_lowest_in_min_row_for_intrinsic_value  <-
  Time_of_lowest_Thomas_synthetic_call_replicating_portfolio_minus_intrinsic_value_of_call[Row_no_of_the_min_for_intrinsic_value]

Mean_lowest_Thomas_call_replicating_portfolio_minus_intrinsic_value_of_call <-
  mean(Lowest_Thomas_call_replicating_portfolio_minus_intrinsic_value_of_call)
Min_lowest_Thomas_call_replicating_portfolio_minus_intrinsic_value_of_call <-
  min(Lowest_Thomas_call_replicating_portfolio_minus_intrinsic_value_of_call)
Row_no_of_the_min_for_Thomas_call_intrinsic_value <-
  which.min(Lowest_Thomas_call_replicating_portfolio_minus_intrinsic_value_of_call)
Time_of_lowest_in_min_row_for_Thomas_call_intrinsic_value  <-
  Time_of_lowest_Thomas_call_replicating_portfolio_minus_intrinsic_value_of_call[Row_no_of_the_min_for_Thomas_call_intrinsic_value]


Min_difference_put_replicating_portfolios <- min(Lowest_difference_put_replicating_portfolios)
Min_difference_call_replicating_portfolios <- min(Lowest_difference_call_replicating_portfolios)
Min_difference_forward_replicating_portfolios <- min(Lowest_difference_forward_replicating_portfolios)


#apply(matrix, margin, function) applies function to the 2margins" of the matrix, whee 1=rows, 2 = columns
#returns a vector, which I then take the mean of. Each rwo is 1 25-year simulation.

mybins <-seq(0.0, 0.1,0.001) #This can be used to make both histograms look same, with narrow bins.
mybins2 <-seq(-0.9, 0.1, 0.01) 
mybins3 <-seq(-0.6, 0, 0.01)
hist(BS_hedging_error)
hist(Thomas_hedging_error)
hist(ND_final_cash) #, breaks=mybins)
hist(ND_lowest_cash) # , breaks=mybins2)

#hist(ND_final_cash, breaks=seq(0,0.07,0.001), main="Terminal gain", xlab="", cex.axis=1.2, cex.lab=1.4, cex.main =1.8)
#hist(ND_lowest_cash, breaks=seq(-0.6,0.,0.01), main="Lowest cash", xlab="", cex.axis=1.2, cex.lab=1.4, cex.main =1.8)


#Calculate the theoretical gains from the trading - exactly offsetting the rolled-forward difference 
# in initial valuations
Rolled_up_difference_in_call_valuations <- 
  (Analytic_barrier_call - (S * exp(-q*tau) - K*exp(-r*tau) + Analytic_barrier_put)) * exp(r * tau)


Int_loss_ratio_sorted <- 
  sort(Lowest_Thomas_synthetic_call_replicating_portfolio_as_multiple_of_rolled_up_difference_in_analytic_call_prices)

Row_No_of_closest_ILR_to_minus_1 <- which.min(abs(Int_loss_ratio_sorted + 1))

if(min(Int_loss_ratio_sorted) < -1){
  
  Row_No_of_closest_ILR_below_minus_1 <- Row_No_of_closest_ILR_to_minus_1
  Percentile_of_closest_ILR_below_minus_1 <- round(Row_No_of_closest_ILR_below_minus_1/nSim * 100, digits = 2)
  
}else{
  
  Row_No_of_closest_ILR_below_minus_1 <- 1
  Percentile_of_closest_ILR_below_minus_1 <- 0
}

CTE_p <- mean(Int_loss_ratio_sorted[1:Row_No_of_closest_ILR_below_minus_1])

CTE_25 <- mean(Int_loss_ratio_sorted[1:round(nSim/4, digits=0)])

cat("Analytic B-Scholes Call :",BS_call, "   Analytic B-Scholes Put :",BS_put)

cat("\nAnalytic Barrier Call   :",Analytic_barrier_call, "  Analytic Barrier Put   :",Analytic_barrier_put)

cat("\nMonte-Carlo Barrier Call:",Monte_Carlo_call_price, " Monte-Carlo Barrier Put:",Monte_Carlo_put_price)

cat("\nMean B-Scholes put abs hedging error:",round(Mean_BS_hedging_error,digits=7),  
      "Thomas ditto: ",round(Thomas_mean_hedging_error,digits=7))

cat("\nMean Thomas call abs hedging error:",round(Thomas_call_mean_hedging_error,digits=7))

cat("\nRolled-up difference in call valuations:",   Rolled_up_difference_in_call_valuations)

cat("\nLowest cash over term in net-delta strategy: MIN:",round(ND_min_lowest_cash,digits=5),  
    "MEAN:",round(ND_mean_lowest_cash,digits=5))

cat("\nLowest portfolio over term in net-delta strategy: MEAN:",round(ND_mean_lowest_portfolio_value,digits=5),
    "MIN:" ,round(ND_min_lowest_portfolio_value,digits=5),  
    "Row no of the MIN:" ,Row_no_of_the_ND_min_lowest_portfolio_value,    
    "Time of lowest in MIN row:" , Time_of_lowest_in_min_row_for_ND_portfolio_value)  

cat("\nLowest LTV over term from net-delta strategy: MIN:",round(ND_min_lowest_LTV,digits=5),
      "MEAN:",round(ND_mean_lowest_LTV,digits=5))

#Lowest LTV over term is not very meaningful - often very large near the end of the term, but this is 
# only because stock position becomes tiny. Lowest cash over term (i.e. max borrowing) is a more 
# meaningful constraint on the ND strategy.

cat("\nFinal cash from net-delta strategy: MIN:",round(ND_min_final_cash,digits=5), 
      "MEAN:",round(ND_mean_final_cash,digits=5))
    
cat("\nInitial net-delta:" ,round(ND_delta[1,1],digits=5))

cat("\nLowest forward replicating portfolio: MEAN:" ,round(Mean_lowest_forward_replicating_portfolio, digits=5),
    "MIN:" ,round(Min_lowest_forward_replicating_portfolio,digits=5),
    "Row no of the MIN:" ,Row_no_of_the_min_forward_replicating_portfolio,    
    "Time of lowest in MIN row:" , Time_of_lowest_in_min_row_for_forward_replicating_portfolio)  


cat("\nLowest synthetic call replicating portfolio: MEAN:" ,
      round(Mean_lowest_Thomas_synthetic_call_replicating_portfolio, digits=5),
      "MIN:" ,round(Min_lowest_Thomas_synthetic_call_replicating_portfolio,digits=5),
      "Row no of the MIN:" ,Row_no_of_the_min_Thomas_synthetic_call_replicating_portfolio,    
      "Time of lowest in MIN row:" , Time_of_lowest_Thomas_synthetic_call_replicating_portfolio) 

cat("\nLower limit: (F + P) at t = 0, S = b:" ,round(Lower_limit_for_C_dashed, digits=5))

#cat("\nDifference of above less (initial C' + ND_lowest_portfolio_value), for same row:" 
#      ,round(Difference_with_initial_C_dashed_plus_ND_lowest_portfolio_value_for_same_row, digits=5))
  

cat("\nLowest synthetic call replicating portfolio as multiple of interim rolled-up (C - C'):")

cat("\nMEAN:" ,round(Mean_lowest_Thomas_synthetic_call_replicating_portfolio_as_multiple_of_rolled_up_difference_in_analytic_call_prices, digits=5),
    "MIN:" ,round(Min_lowest_Thomas_synthetic_call_replicating_portfolio_as_multiple_of_rolled_up_difference_in_analytic_call_prices, digits=5),
    "Row no of the MIN:" ,Row_no_of_the_min_ratio_for_rolled_up_difference,    
    "Time of lowest in MIN row:" , Time_of_lowest_in_min_row_for_rolled_up_difference,
    "25th percentile:" , round(quantile(Lowest_Thomas_synthetic_call_replicating_portfolio_as_multiple_of_rolled_up_difference_in_analytic_call_prices,0.25), digits=5))  


    
cat("\nMin diff of replication portfolios (over all runs) (~0 shows one always larger):") 
    
cat("\n(P' - P):" ,round(Min_difference_put_replicating_portfolios, digits=5),
     "(C - C'):" ,round(Min_difference_call_replicating_portfolios, digits=5), 
     "(F - F'):" ,round(Min_difference_forward_replicating_portfolios, digits=5))

cat("\nPercentile of closest ILR just below -1:" , round(Percentile_of_closest_ILR_below_minus_1, digits=5), "%", 
    "  CTE of ILR  at that percentile:" , CTE_p, "  25%-CTE of ILR:" ,CTE_25)


#=====================#

#This program is free software: you can redistribute it and/or modify
#it under the terms of the GNU General Public License as published by
#the Free Software Foundation, either version 3 of the License, or
#(at your option) any later version.

#This program is distributed in the hope that it will be useful,
#but WITHOUT ANY WARRANTY; without even the implied warranty of
#MERCHANTABILITY or FITNESS FOR A PARTICULAR PURPOSE.  See the
#GNU General Public License for more details.

#For the GNU General Public License, see <https://www.gnu.org/licenses/>.
